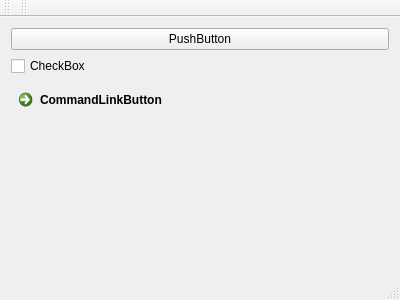
<?xml version="1.0" encoding="UTF-8"?>
<ui version="4.0">
 <class>MainWindow</class>
 <widget class="QMainWindow" name="MainWindow">
  <property name="geometry">
   <rect>
    <x>0</x>
    <y>0</y>
    <width>400</width>
    <height>300</height>
   </rect>
  </property>
  <property name="windowTitle">
   <string>MainWindow</string>
  </property>
  <widget class="QWidget" name="centralWidget">
   <layout class="QVBoxLayout" name="verticalLayout">
    <item>
     <widget class="QPushButton" name="pushButton">
      <property name="text">
       <string>PushButton</string>
      </property>
     </widget>
    </item>
    <item>
     <widget class="QCheckBox" name="checkBox">
      <property name="text">
       <string>CheckBox</string>
      </property>
     </widget>
    </item>
    <item>
     <widget class="QCommandLinkButton" name="commandLinkButton">
      <property name="text">
       <string>CommandLinkButton</string>
      </property>
     </widget>
    </item>
   </layout>
  </widget>
  <widget class="QMenuBar" name="menuBar">
   <property name="geometry">
    <rect>
     <x>0</x>
     <y>0</y>
     <width>400</width>
     <height>25</height>
    </rect>
   </property>
  </widget>
  <widget class="QToolBar" name="mainToolBar">
   <attribute name="toolBarArea">
    <enum>TopToolBarArea</enum>
   </attribute>
   <attribute name="toolBarBreak">
    <bool>false</bool>
   </attribute>
  </widget>
  <widget class="QStatusBar" name="statusBar"/>
  <widget class="QToolBar" name="toolBar">
   <property name="windowTitle">
    <string>toolBar</string>
   </property>
   <attribute name="toolBarArea">
    <enum>TopToolBarArea</enum>
   </attribute>
   <attribute name="toolBarBreak">
    <bool>false</bool>
   </attribute>
  </widget>
 </widget>
 <layoutdefault spacing="6" margin="11"/>
 <resources/>
 <connections/>
</ui>
